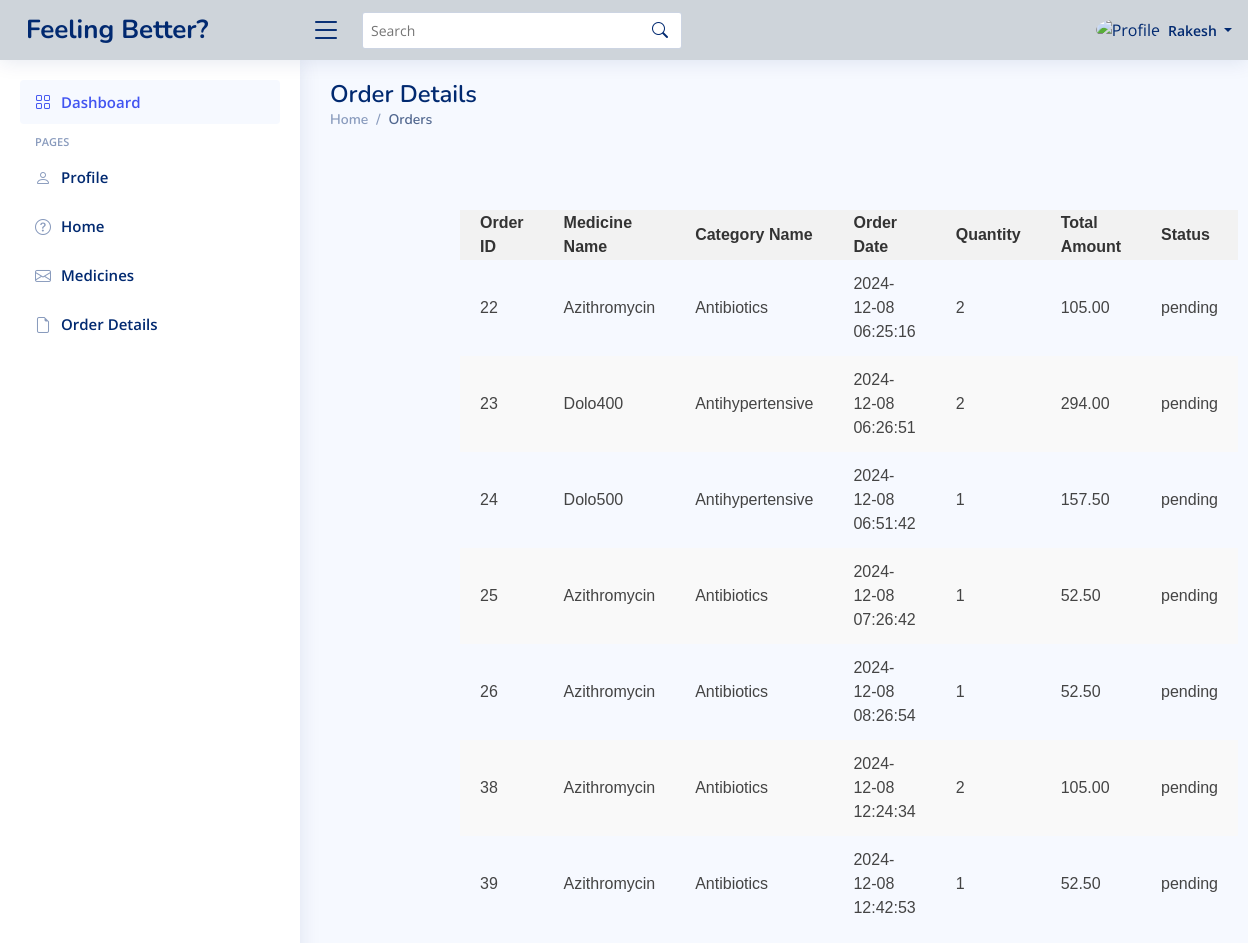
The page /dashboard/order_details.php (signed in) on the database its author committed.
### tables this page shows
CREATE TABLE `orders` (
  `order_id` int(11) NOT NULL,
  `user_id` int(11) NOT NULL,
  `medicine_id` int(11) NOT NULL,
  `category_id` int(11) NOT NULL,
  `quantity` int(11) NOT NULL,
  `order_date` timestamp NOT NULL DEFAULT current_timestamp(),
  `total_amount` decimal(10,2) NOT NULL,
  `status` enum('pending','shipped','delivered','cancelled') DEFAULT 'pending'
);

CREATE TABLE `medicines` (
  `medicine_id` int(11) NOT NULL,
  `category_id` int(11) NOT NULL,
  `name` varchar(255) NOT NULL,
  `dosage` varchar(255) NOT NULL,
  `quantity` int(11) NOT NULL,
  `manufacturing_date` date NOT NULL,
  `expiration_date` date NOT NULL,
  `price` decimal(10,2) NOT NULL,
  `created_at` timestamp NOT NULL DEFAULT current_timestamp(),
  `image` varchar(255) DEFAULT NULL
);

CREATE TABLE `category` (
  `category_id` int(11) NOT NULL,
  `name` varchar(255) NOT NULL
);

### dashboard/order_details.php (the view, shortened to what this page needs)
<?php
include '../connect.php';
$username = $_SESSION['username'];
$user_id = $_SESSION['user_id'];
?>
<!DOCTYPE html>
<html lang="en">
<head>
    <link href="assets/vendor/bootstrap/css/bootstrap.min.css" rel="stylesheet">
    <link href="assets/vendor/bootstrap-icons/bootstrap-icons.css" rel="stylesheet">
    <link href="assets/vendor/boxicons/css/boxicons.min.css" rel="stylesheet">
    <link href="assets/vendor/quill/quill.snow.css" rel="stylesheet">
    <link href="assets/vendor/quill/quill.bubble.css" rel="stylesheet">
    <link href="assets/vendor/remixicon/remixicon.css" rel="stylesheet">
    <link href="assets/vendor/simple-datatables/style.css" rel="stylesheet">
    <link href="assets/css/style.css" rel="stylesheet">
</head>
<body>
    <header id="header" class="header fixed-top d-flex align-items-center bg-dark-subtle">
        <div class="d-flex align-items-center justify-content-between">
            <a href="index.html" class="logo d-flex align-items-center">
                <span class="d-none d-lg-block">Feeling Better?</span>
            </a>
            <i class="bi bi-list toggle-sidebar-btn"></i>
        </div>
        <div class="search-bar">
            <form class="search-form d-flex align-items-center" method="POST" action="#">
                <input type="text" name="query" placeholder="Search" title="Enter search keyword">
                <button type="submit" title="Search"><i class="bi bi-search"></i></button>
            </form>
        </div>
        <nav class="header-nav ms-auto">
            <ul class="d-flex align-items-center">
                <li class="nav-item dropdown pe-3">
                    <a class="nav-link nav-profile d-flex align-items-center pe-0" href="#" data-bs-toggle="dropdown">
                        <img src="assets/img/person.ico" alt="Profile" class="rounded-circle">
                        <span class="d-none d-md-block dropdown-toggle ps-2"> <?= $username ?> </span>
                    </a>
                </li>
            </ul>
        </nav>
    </header>
    <aside id="sidebar" class="sidebar">
        <ul class="sidebar-nav" id="sidebar-nav">
            <li class="nav-item">
                <a class="nav-link " href="dashboard.php">
                    <i class="bi bi-grid"></i>
                    <span>Dashboard</span>
                </a>
            </li>
            <li class="nav-heading">Pages</li>
            <li class="nav-item">
                <a class="nav-link collapsed" href="users-profile.php">
                    <i class="bi bi-person"></i>
                    <span>Profile</span>
                </a>
            </li>
            <li class="nav-item">
                <a class="nav-link collapsed" href="/medion/index.php">
                    <i class="bi bi-question-circle"></i>
                    <span>Home</span>
                </a>
            </li>
            <li class="nav-item">
                <a class="nav-link collapsed" href="/medion/medicine.php">
                    <i class="bi bi-envelope"></i>
                    <span>Medicines</span>
                </a>
            </li>
            <li class="nav-item">
                <a class="nav-link collapsed" href="order_details.php">
                    <i class="bi bi-file-earmark"></i>
                    <span>Order Details</span>
                </a>
            </li>
        </ul>
    </aside>
    <?php
    if (isset($_SESSION['user_id'])) {
        $user_id = $_SESSION['user_id'];
    } else {
        header("Location: login.php");
        exit();
    }
    ?>
    <main id="main" class="main">
        <div class="pagetitle">
            <h1>Order Details</h1>
            <nav>
                <ol class="breadcrumb">
                    <li class="breadcrumb-item"><a href="index.html">Home</a></li>
                    <li class="breadcrumb-item active">Orders</li>
                </ol>
            </nav>
        </div>
        <main id="main" class="main">
            <table>
                <thead>
                    <tr>
                        <th class="cell">Order ID</th>
                        <th class="cell">Medicine Name</th>
                        <th class="cell">Category Name</th>
                        <th class="cell">Order Date</th>
                        <th class="cell">Quantity</th>
                        <th class="cell">Total Amount</th>
                        <th class="cell">Status</th>
                    </tr>
                </thead>
                <tbody class="datashow">
                    <?php
                    $sql = "
                    SELECT
                        orders.order_id,
                        medicines.name AS medicine_name,
                        category.name AS category_name,
                        orders.order_date,
                        orders.quantity,
                        orders.total_amount,
                        orders.status
                    FROM orders
                    JOIN medicines ON orders.medicine_id = medicines.medicine_id
                    JOIN category ON medicines.category_id = category.category_id
                    WHERE orders.user_id = ?
                ";
                    if ($stmt = $conn->prepare($sql)) {
                        $stmt->bind_param("i", $user_id);
                        $stmt->execute();
                        $result = $stmt->get_result();
                        if ($result->num_rows > 0) {
                            while ($row = $result->fetch_assoc()) {
                                echo "<tr>
                                <td>" . $row["order_id"] . "</td>
                                <td>" . $row["medicine_name"] . "</td>
                                <td>" . $row["category_name"] . "</td>
                                <td>" . $row["order_date"] . "</td>
                                <td>" . $row["quantity"] . "</td>
                                <td>" . $row["total_amount"] . "</td>
                                <td>" . $row["status"] . "</td>
                            </tr>";
                            }
                        } else {
                            echo "<tr><td colspan='7'><center>No data found</center></td></tr>";
                        }
                    } else {
                        echo "<tr><td colspan='7'><center>Error preparing statement</center></td></tr>";
                    }
                    ?>
                </tbody>
            </table>
        </main>
    </main>
</body>
</html>

### dashboard/assets/css/style.css (style rules this page uses)
:root { scroll-behavior: smooth; }
body { font-family: "Open Sans", sans-serif; background: #f6f9ff; color: #444444; }
a { color: #4154f1; text-decoration: none; }
h1, h2, h3, h4, h5, h6 { font-family: "Nunito", sans-serif; }
#main { margin-top: 60px; padding: 20px 30px; transition: all 0.3s; }
.pagetitle { margin-bottom: 10px; }
.pagetitle h1 { font-size: 24px; margin-bottom: 0; font-weight: 600; color: #012970; }
.breadcrumb { font-size: 14px; font-family: "Nunito", sans-serif; color: #899bbd; font-weight: 600; }
.breadcrumb a { color: #899bbd; transition: 0.3s; }
.breadcrumb .breadcrumb-item::before { color: #899bbd; }
.breadcrumb .active { color: #51678f; font-weight: 600; }
.logo { line-height: 1; }
@media (min-width: 1200px) { .logo { width: 280px; } }
.logo span { font-size: 26px; font-weight: 700; color: #012970; font-family: "Nunito", sans-serif; }
.header { transition: all 0.5s; z-index: 997; height: 60px; box-shadow: 0px 2px 20px rgba(1, 41, 112, 0.1); background-color: #fff; padding-left: 20px; }
.header .toggle-sidebar-btn { font-size: 32px; padding-left: 10px; cursor: pointer; color: #012970; }
.header .search-bar { min-width: 360px; padding: 0 20px; }
.header .search-form { width: 100%; }
.header .search-form input { border: 0; font-size: 14px; color: #012970; border: 1px solid rgba(1, 41, 112, 0.2); padding: 7px 38px 7px 8px; border-radius: 3px; transition: 0.3s; width: 100%; }
.header .search-form button { border: 0; padding: 0; margin-left: -30px; background: none; }
.header .search-form button i { color: #012970; }
.header-nav ul { list-style: none; }
.header-nav>ul { margin: 0; padding: 0; }
.header-nav .nav-profile { color: #012970; }
.header-nav .nav-profile img { max-height: 36px; }
.header-nav .nav-profile span { font-size: 14px; font-weight: 600; }
.sidebar { position: fixed; top: 60px; left: 0; bottom: 0; width: 300px; z-index: 996; transition: all 0.3s; padding: 20px; overflow-y: auto; scrollbar-width: thin; scrollbar-color: #aab7cf transparent; box-shadow: 0px 0px 20px rgba(1, 41, 112, 0.1); background-color: #fff; }
@media (min-width: 1200px) { #main, #footer { margin-left: 300px; } }
.sidebar-nav { padding: 0; margin: 0; list-style: none; }
.sidebar-nav li { padding: 0; margin: 0; list-style: none; }
.sidebar-nav .nav-item { margin-bottom: 5px; }
.sidebar-nav .nav-heading { font-size: 11px; text-transform: uppercase; color: #899bbd; font-weight: 600; margin: 10px 0 5px 15px; }
.sidebar-nav .nav-link { display: flex; align-items: center; font-size: 15px; font-weight: 600; color: #4154f1; transition: 0.3; background: #f6f9ff; padding: 10px 15px; border-radius: 4px; }
.sidebar-nav .nav-link i { font-size: 16px; margin-right: 10px; color: #4154f1; }
.sidebar-nav .nav-link.collapsed { color: #012970; background: #fff; }
.sidebar-nav .nav-link.collapsed i { color: #899bbd; }

### dashboard/order_details.php (style rules this page uses)
table { width: 120%; border-collapse: collapse; font-size: 16px; font-family: Arial, sans-serif; }
th { background-color: #f2f2f2; color: #333; text-align: left; border-bottom: 2px solid #ddd; }
td { padding: 12px 15px; border-bottom: 1px solid #ddd; }
th, td { padding-left: 20px; padding-right: 20px; }
table { margin-left: -200px; margin-right: auto; }
tr:nth-child(even) { background-color: #f9f9f9; }

### rows shown on the page
orders: order_id "22", medicine.name "Azithromycin", category.name "Antibiotics", order_date "2024-12-08 06:25:16", quantity "2", total_amount "105.00", status "pending"
orders: order_id "23", medicine.name "Dolo400", category.name "Antihypertensive", order_date "2024-12-08 06:26:51", quantity "2", total_amount "294.00", status "pending"
orders: order_id "24", medicine.name "Dolo500", category.name "Antihypertensive", order_date "2024-12-08 06:51:42", quantity "1", total_amount "157.50", status "pending"
orders: order_id "25", medicine.name "Azithromycin", category.name "Antibiotics", order_date "2024-12-08 07:26:42", quantity "1", total_amount "52.50", status "pending"
orders: order_id "26", medicine.name "Azithromycin", category.name "Antibiotics", order_date "2024-12-08 08:26:54", quantity "1", total_amount "52.50", status "pending"
orders: order_id "38", medicine.name "Azithromycin", category.name "Antibiotics", order_date "2024-12-08 12:24:34", quantity "2", total_amount "105.00", status "pending"
orders: order_id "39", medicine.name "Azithromycin", category.name "Antibiotics", order_date "2024-12-08 12:42:53", quantity "1", total_amount "52.50", status "pending"

### other values the page prints
$username "Rakesh"
